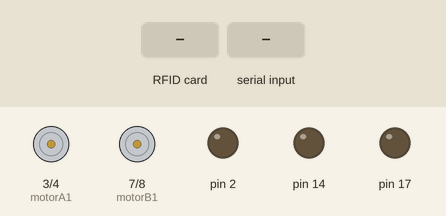
A sketch run on a simulated Arduino Uno, built with avr-gcc and run on an emulated ATmega328P. Parts: motor-driver pin pairs drawn as motors (green arrow = first pin HIGH = forward, orange = second pin HIGH = backward, longer = more drive, scaled by the enable pin), output pins drawn as LEDs (lit = HIGH). Inputs (shaded band) come from the test bench. No radio packets arrive unless stated; what the sketch prints to the serial monitor is not drawn.

Above: at 1.2 s.
1.3 s: RFID card 5E 7A 19 C4 held to the reader
At 1.9 s:
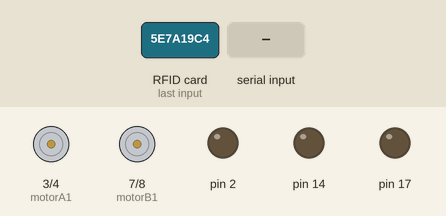
2.8 s: "F" received over Serial
At 3.2 s:
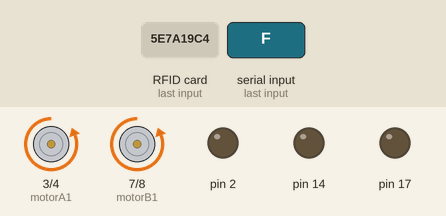
4.3 s: "G" received over Serial
At 5.5 s:
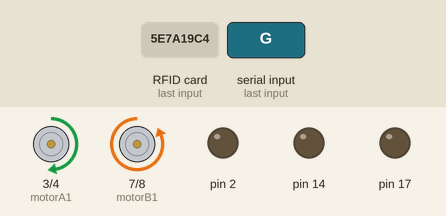
5.8 s: "I" received over Serial
At 6.7 s:
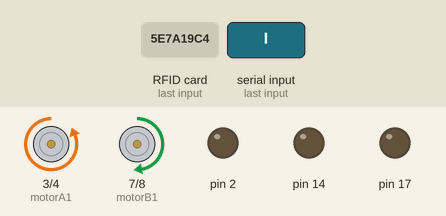
7.3 s: "B" received over Serial
At 7.8 s:
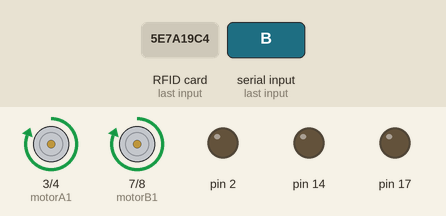
8.8 s: "H" received over Serial
At 10.1 s:
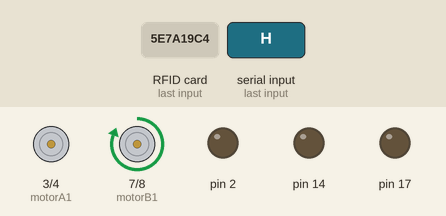
Timing chart, 0 to 11.3 s (numbered marks = the images above; inputs shaded):
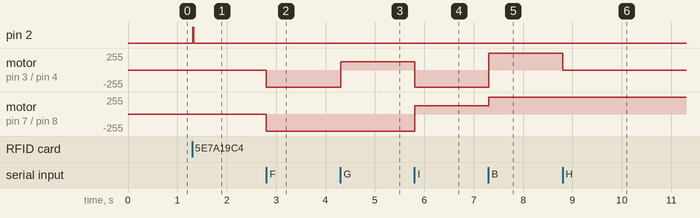

The sketch:

car1_logic.ino
```cpp
#include <SPI.h>
#include <MFRC522.h>
#include <nRF24L01.h>
#include <RF24.h>

#define CAR_ID '1'

#define START 's'
#define READY_STATE 'r'
#define FREE_MODE 'f'
#define GAME_MODE 'g'
#define OVER_STATE 'o'

#define RST_PIN 9  // Configurable, see typical pin layout above
#define SS_PIN 10  // Configurable, see typical pin layout above
#define VSPEED 255
#define HALF_SPEED 127
#define LOCKED 'L'
#define FREE 'F'
#define OVER 'O'
#define READY 'R'
#define GAME 'G'
#define START_SEEN 'S'
#define MID_SEEN 'M'
#define END_SEEN 'E'

#define ON_START_LINE (mfrc522.uid.uidByte[1] < 0x68)
#define ON_MID_LINE (mfrc522.uid.uidByte[1] > 0xCB)


//L293 Connection
const int motorA1 = 3;
const int motorA2 = 4;
const int motorAspeed = 5;
const int motorB1 = 7;
const int motorB2 = 8;
const int motorBspeed = 6;


//Useful Variables
int signal = 0, timer_i = 0, timer_j = 0;
bool beep = false;

char gameState[5] = "s";
char carState = LOCKED, lap = '0';
char carStateStr[5] = "...";


MFRC522 mfrc522(SS_PIN, RST_PIN);  // Create MFRC522 instance


RF24 radio(18, 19);  // CE, CSN
const byte addresses[][6] = { "00001", "00002" };

void setup() {
  // Set pins as outputs:
  pinMode(motorA1, OUTPUT);
  pinMode(motorA2, OUTPUT);
  pinMode(motorB1, OUTPUT);
  pinMode(motorB2, OUTPUT);
  pinMode(2, OUTPUT);
  pinMode(14, OUTPUT);
  pinMode(17, OUTPUT);
  digitalWrite(17, LOW);
  // Initialize serial communication at 9600 bits per second:
  Serial.begin(9600);

  radio.begin();
  radio.openWritingPipe(addresses[0]);     // 00001
  radio.openReadingPipe(1, addresses[1]);  // 00002
  radio.setPALevel(RF24_PA_MIN);
  radio.startListening();
  delay(10);  // Optional delay. Some board do need more time after init to be ready, see Readme

  //SPI.begin();      // Init SPI bus
  mfrc522.PCD_Init();                 // Init MFRC522
  delay(4);                           // Optional delay. Some board do need more time after init to be ready, see Readme
  mfrc522.PCD_DumpVersionToSerial();  // Show details of PCD - MFRC522 Card Reader details
  Serial.println(F("Scan PICC to see UID, SAK, type, and data blocks..."));
}

void loop() {

  if (Serial.available() > 0) {
    signal = Serial.read();
  }
  //Serial.println(signal);
  //  //Change speed if signal is equal from 0 to 4. Values must be from 0 to 255 (PWM)
  //    if (signal == '0'){
  //      VSPEED=0;}
  //    else if (signal == '1'){
  //      VSPEED=100;}
  //    else if (signal == '2'){
  //      VSPEED=180;}
  //    else if (signal == '3'){
  //      VSPEED=200;}
  //    else if (signal == '4'){
  //      VSPEED=255;}
  //
  /***********************Forward****************************/
  //If signal is equal with letter 'F', car will go forward!
  if (signal == 'F') {
    digitalWrite(motorA1, LOW);
    digitalWrite(motorA2, HIGH);
    digitalWrite(motorB1, LOW);
    digitalWrite(motorB2, HIGH);
    analogWrite(motorAspeed, VSPEED);
    analogWrite(motorBspeed, VSPEED);
  }
  /**********************Forward Left************************/
  //If signal is equal with letter 'G', car will go forward left
  else if (signal == 'G') {
    digitalWrite(motorA2, LOW);
    digitalWrite(motorA1, HIGH);
    digitalWrite(motorB2, HIGH);
    digitalWrite(motorB1, LOW);
    analogWrite(motorAspeed, HALF_SPEED);
    analogWrite(motorBspeed, VSPEED);
  }
  /**********************Forward Right************************/
  //If signal is equal with letter 'I', car will go forward right
  else if (signal == 'I') {
    digitalWrite(motorA2, HIGH);
    digitalWrite(motorA1, LOW);
    digitalWrite(motorB2, LOW);
    digitalWrite(motorB1, HIGH);
    analogWrite(motorAspeed, VSPEED);
    analogWrite(motorBspeed, HALF_SPEED);
  }
  /***********************Backward****************************/
  //If signal is equal with letter 'B', car will go backward
  else if (signal == 'B') {
    digitalWrite(motorA1, HIGH);
    digitalWrite(motorA2, LOW);
    digitalWrite(motorB1, HIGH);
    digitalWrite(motorB2, LOW);
    analogWrite(motorAspeed, VSPEED);
    analogWrite(motorBspeed, VSPEED);
  }
  /**********************Backward Left************************/
  //If signal is equal with letter 'H', car will go backward left
  else if (signal == 'H') {
    digitalWrite(motorA1, HIGH);
    digitalWrite(motorA2, LOW);
    digitalWrite(motorB1, HIGH);
    digitalWrite(motorB2, LOW);
    analogWrite(motorAspeed, 0);
    analogWrite(motorBspeed, VSPEED);
  }
  /**********************Backward Right************************/
  //If signal is equal with letter 'J', car will go backward right
  else if (signal == 'J') {
    digitalWrite(motorA1, HIGH);
    digitalWrite(motorA2, LOW);
    digitalWrite(motorB1, HIGH);
    digitalWrite(motorB2, LOW);
    analogWrite(motorAspeed, VSPEED);
    analogWrite(motorBspeed, 0);
  }
  /***************************Left*****************************/
  //If signal is equal with letter 'L', wheels will turn left
  else if (signal == 'L') {
    digitalWrite(motorA2, LOW);
    digitalWrite(motorA1, HIGH);
    digitalWrite(motorB2, HIGH);
    digitalWrite(motorB1, LOW);
    analogWrite(motorAspeed, VSPEED);
    analogWrite(motorBspeed, VSPEED);
  }
  /***************************Right*****************************/
  //If signal is equal with letter 'R', wheels will turn right
  else if (signal == 'R') {
    digitalWrite(motorA2, HIGH);
    digitalWrite(motorA1, LOW);
    digitalWrite(motorB2, LOW);
    digitalWrite(motorB1, HIGH);
    analogWrite(motorAspeed, VSPEED);
    analogWrite(motorBspeed, VSPEED);
  }

  /************************Stop*****************************/
  //If signal is equal with letter 'S', stop the car
  else if (signal == 'S') {
    analogWrite(motorA1, 0);
    analogWrite(motorA2, 0);
    analogWrite(motorB1, 0);
    analogWrite(motorB2, 0);
  }

  if (radio.available()) {
    // Variable for the received timestamp
    while (radio.available()) {                   // While there is data ready
      radio.read(&gameState, sizeof(gameState));  // Get the payload
    }

    radio.stopListening();  // First, stop listening so we can talk
    carStateStr[0] = CAR_ID;
    carStateStr[1] = carState;
    carStateStr[2] = lap;
    radio.write(&carStateStr, sizeof(carStateStr));  // Send the final one back.
    radio.startListening();                          // Now, resume listening so we catch the next packets.

    Serial.print(F("Got message '"));
    Serial.print(gameState);
    Serial.print(F("', Sent response '"));
    Serial.print(carStateStr);
    Serial.println(F("'"));
  }

  //    delay(4);
  if (beep) {
    digitalWrite(14, HIGH);
    if (timer_j < 60) timer_j++;
    else {
      digitalWrite(14, LOW);
      timer_j = 0;
      beep = false;
    }
  }

  if (gameState[0] == GAME_MODE && carState == READY) carState = GAME, lap = '0';
  else if (gameState[0] == FREE_MODE && carState == LOCKED) carState = FREE;
  else if (gameState[0] == READY_STATE && carState == FREE) carState = LOCKED;
  else if (gameState[0] == OVER_STATE && (carState==GAME || carState==START_SEEN || carState==MID_SEEN || carState==END_SEEN)) carState = OVER;

  else if (carState == OVER) {
    if (timer_i < 120) timer_i++;
    else {
      carState = LOCKED;
      lap = '0';
      timer_i = 0;
    }
  }

  if (!mfrc522.PICC_IsNewCardPresent()) {
    digitalWrite(2, LOW);
    //if (carState == READY) carState = LOCKED;
    return;
  }

  // Select one of the cards
  if (!mfrc522.PICC_ReadCardSerial()) {
    digitalWrite(2, LOW);
    if (carState == READY) carState = LOCKED;
    return;
  }

  // Dump debug info about the card; PICC_HaltA() is automatically called
  digitalWrite(2, HIGH);
  if (gameState[0] == GAME_MODE || gameState[0] == READY_STATE) {
    if (ON_START_LINE) {
      if (carState == GAME) carState = START_SEEN, beep = true;
      else if (carState == END_SEEN) carState = START_SEEN, beep = true;
      else if (carState == LOCKED) carState = READY;
    } else if (ON_MID_LINE) {
      if (carState == START_SEEN) carState = MID_SEEN;
    } else /*ON_END_LINE*/ {
      if (carState == MID_SEEN) {
        carState = END_SEEN;
        beep = true;
        lap++;
      }
    }
  }
}
```

Measured:
- after the input at 1.3 s, pin 2: LOW → HIGH at once, → LOW 0.03 s later
- after the input at 2.8 s, motor on pin 3 (motorA1) / pin 4 (motorA2), motor on pin 7 (motorB1) / pin 8 (motorB2): stopped → backward 255/255 at once
- after the input at 4.3 s, motor on pin 3 (motorA1) / pin 4 (motorA2): backward 255/255 → forward 127/255 at once
- after the input at 5.8 s, motor on pin 3 (motorA1) / pin 4 (motorA2): forward 127/255 → backward 255/255 at once; motor on pin 7 (motorB1) / pin 8 (motorB2): backward 255/255 → forward 127/255 at once
- after the input at 7.3 s, motor on pin 3 (motorA1) / pin 4 (motorA2): backward 255/255 → forward 255/255 at once; motor on pin 7 (motorB1) / pin 8 (motorB2): forward 127/255 → forward 255/255 at once
- after the input at 8.8 s, motor on pin 3 (motorA1) / pin 4 (motorA2): forward 255/255 → stopped at once
